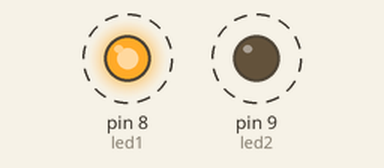
Recording of a sketch running on a simulated Arduino Uno, built with avr-gcc and run on an emulated ATmega328P. On the bench: output pins drawn as LEDs (lit = HIGH). Dashed ring = blinking.

Above: at 0.1 s.
Timing chart, 0 to 3.0 s (numbered marks = the images above):
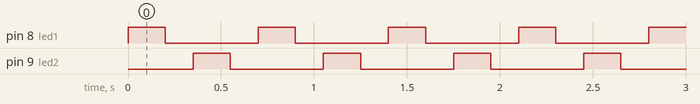

Measured:
- by itself, pin 8 (led1), pin 9 (led2): alternates HIGH for 0.20 s and LOW for 0.50 s
- by itself, everything shown: repeats every 0.70 s, in 4 steps

The sketch:

Lab.ino
```cpp
 int led1 = 8;   // First LED pin
int led2 = 9;   // Second LED pin

void setup() {
  pinMode(led1, OUTPUT);
  pinMode(led2, OUTPUT);
}

void loop() {
  // LED 1 ON, LED 2 OFF
  digitalWrite(led1, HIGH);
  digitalWrite(led2, LOW);
  delay(200);   // LED 1 ON time

  digitalWrite(led1, LOW);
  delay(150);   // LED 1 OFF time

  // LED 2 ON, LED 1 OFF
  digitalWrite(led2, HIGH);
  digitalWrite(led1, LOW);
  delay(200);   // LED 2 ON time

  digitalWrite(led2, LOW);
  delay(150);   // LED 2 OFF time
}
```
